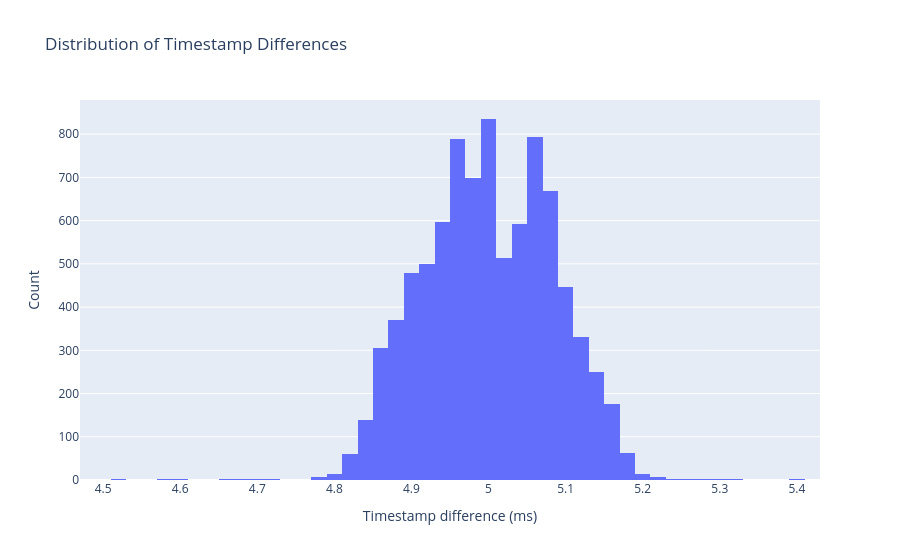

Notebook code cell kept with this figure:
### Markdown cell above
## Time Step Analysis

### Code cell
timestamp_diffs = data["Timestamp_ms"].diff().dropna()

fig = go.Figure(go.Histogram(x=timestamp_diffs, nbinsx=50))
fig.update_layout(
    title="Distribution of Timestamp Differences",
    xaxis_title="Timestamp difference (ms)",
    yaxis_title="Count",
)
fig.show()

### Figure 1 — Plotly figure (JSON) as saved in the notebook; plotly's stock layout.template omitted (floating-point values rounded to 4 significant figures; data arrays with more than 128 entries replaced by an {"elided": "..."} marker saying what was removed)
{"data": [{"nbinsx": 50, "type": "histogram", "x": {"elided": "8678 float values"}}], "layout": {"title": {"text": "Distribution of Timestamp Differences"}, "xaxis": {"title": {"text": "Timestamp difference (ms)"}}, "yaxis": {"title": {"text": "Count"}}}}
